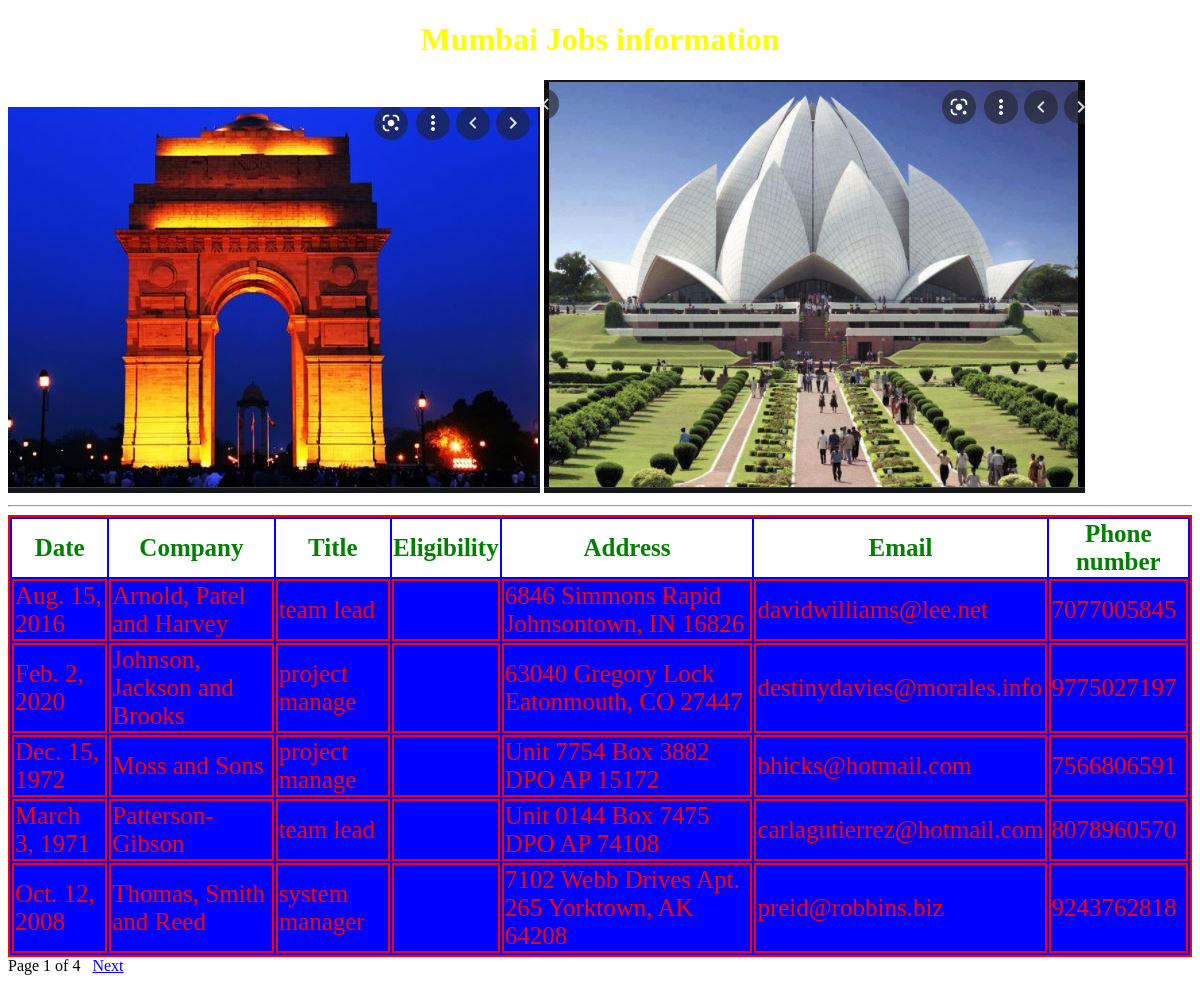
The page /mumbaijobs/ on the database its author committed.
### testapp/models.py (models this page shows, shortened)
class mumjobs (models.Model):
	date=models.DateField();
	company=models.CharField(max_length=100);
	title= models.CharField(max_length=100);
	eligibility= models.CharField(max_length=100);
	address= models.CharField(max_length=100);
	email=models.EmailField();
	phonenumber=models.IntegerField()

### testapp/views.py (the view)
# urls.py: url(r'^mumbaijobs/',views.mumbaijobs )
def mumbaijobs (request):
    jobm_list=mumjobs.objects.all()
    paginator=Paginator (jobm_list,5)
    page_number=request.GET.get ('page')
    try:
        jobm_list=paginator.page(page_number)
    except PageNotAnInteger:
        jobm_list=paginator.page(1)
    except EmptyPage:
        jobm_list=paginator.page(paginator.num_pages)
    my_dict={'jobm_list': jobm_list}
    return render(request,'testapp/mumbaijobs.html',context=my_dict)

### templates/testapp/mumbaijobs.html (shortened to what this page needs)
<!DOCTYPE html>
{% load static %}
<html lang="en" dir="ltr">
<head>
    <link rel="stylesheet" href="{% static '/css/demo.css'%}">
</head>
<body>
    <h1>Mumbai Jobs information</h1>
    <img src ="{%static "images/indiaGate.jpg" %}" alt="">
    <img src ="{%static "images/lotusTemple.jpg" %}" alt="">
    <hr>
    {% if jobm_list %}
    <table id='tab'>
        <thead>
            <th>Date</th>
            <th>Company</th>
            <th>Title</th>
            <th>Eligibility</th>
            <th>Address</th>
            <th>Email</th>
            <th>Phone number</th>
        </thead>
        {%for job in jobm_list %}
    <tr>
        <td>{{job.date}}</td>
        <td>{{job.company}}</td>
        <td>{{job.title}}</td>
        <td>{{job.elegibility}}</td>
        <td>{{job.address}}</td>
        <td>{{job.email}}</td>
        <td>{{job.phonenumber}}</td>
    </tr>
    {% endfor %}
    </table>
    {% else %}
    <p> no jobs found in Mumbai</p>
    {% endif %}
    {%include 'testapp/pagination.html' with page=jobm_list%}
</body>
</html>

### static/css/demo.css (style rules this page uses)
body { background: url(https://images.unsplash.com/photo-1586348943529-beaae6c28db9?ixid=MnwxMjA3fDB8MHxwaG90by1wYWdlfHx8fGVufDB8fHx8&ixlib=rb-1.2.1&auto=format&fit=crop&w=358&q=80); background-repeat: no-repeat; background-size: cover; }
h1 { color:yellow; text-align: center; }
td,table { margin: auto; border: 2px solid red; color:red; background: blue; font-size: 25px; }
thead { background: white; color: green; }

### rows shown on the page
mumjobs: date "Aug. 15, 2016", company "Arnold, Patel and Harvey", title "team lead", address "6846 Simmons Rapid Johnsontown, IN 16826", email "davidwilliams@lee.net", phonenumber "7077005845"
mumjobs: date "Feb. 2, 2020", company "Johnson, Jackson and Brooks", title "project manage", address "63040 Gregory Lock Eatonmouth, CO 27447", email "destinydavies@morales.info", phonenumber "9775027197"
mumjobs: date "Dec. 15, 1972", company "Moss and Sons", title "project manage", address "Unit 7754 Box 3882 DPO AP 15172", email "bhicks@hotmail.com", phonenumber "7566806591"
mumjobs: date "March 3, 1971", company "Patterson-Gibson", title "team lead", address "Unit 0144 Box 7475 DPO AP 74108", email "carlagutierrez@hotmail.com", phonenumber "8078960570"
mumjobs: date "Oct. 12, 2008", company "Thomas, Smith and Reed", title "system manager", address "7102 Webb Drives Apt. 265 Yorktown, AK 64208", email "preid@robbins.biz", phonenumber "9243762818"

### other values the page prints
{{ page.number }} "1"
{{ page.paginator.num_pages }} "4"
